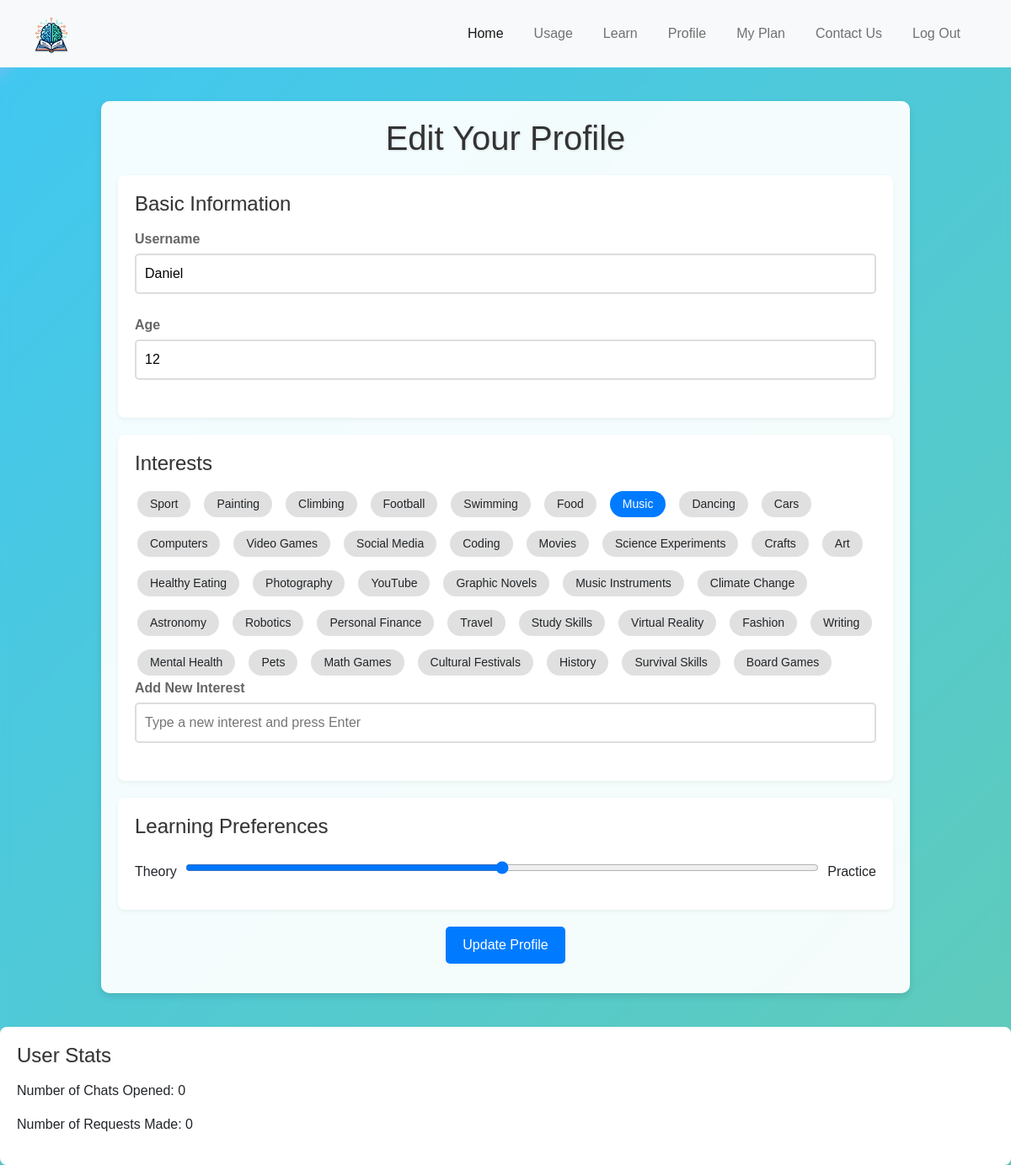
Screenshot of /profile (signed in) with the database file from the repository.
### tables this page shows
CREATE TABLE users (
    id INTEGER PRIMARY KEY AUTOINCREMENT,
    username TEXT NOT NULL UNIQUE,
    password TEXT NOT NULL
, age INTEGER, learning_preference INTEGER, likes TEXT, chats_opened INTEGER DEFAULT 0, requests_made INTEGER DEFAULT 0);

### web-app/app.py (the view)
@app.route("/profile", methods=["GET", "POST"])
@login_required
def profile():
    conn = get_db_connection("users.db")
    cursor = conn.cursor()
    if request.method == "POST":
        username = request.form['username']
        age = request.form['age']
        likes = ','.join(request.form.getlist('likes'))
        learning_preference = request.form['learning_preference']
        new_interest = request.form.get('new_interest')
        if new_interest:
            likes += f",{new_interest}"
        try:
            cursor.execute("UPDATE users SET username = ?, age = ?, likes = ?, learning_preference = ? WHERE id = ?",
                           (username, age, likes, learning_preference, session['user_id']))
            conn.commit()
            flash("Profile updated successfully", "info")
        finally:
            conn.close()
        return redirect(url_for('learn_mathematics'))
    else:
        cursor.execute("SELECT * FROM users WHERE id = ?", (session['user_id'],))
        user = dict(cursor.fetchone())
        user['likes'] = user['likes'].split(',') if user['likes'] else []
        conn.close()
        return render_template("profile.html", user=user)

### web-app/app.py (called while the page is built)
@app.after_request
def after_request(response):
    response.headers["Cache-Control"] = "no-cache, no-store, must-revalidate"
    response.headers["Expires"] = 0
    response.headers["Pragma"] = "no-cache"
    return response

### web-app/helpers.py (called while the page is built)
def login_required(f):
    @wraps(f)
    def decorated_function(*args, **kwargs):
        if session.get("user_id") is None:
            return redirect("/login")
        return f(*args, **kwargs)
    return decorated_function

def get_db_connection(db_name):
    conn = sqlite3.connect(db_name)
    conn.row_factory = sqlite3.Row  # to access columns by name
    return conn

### web-app/templates/profile.html (shortened to what this page needs)
{% extends "layout.html" %}
{% block content %}
<link rel="stylesheet" href="{{ url_for('static', filename='profile_styles.css') }}">
<div class="profile-container">
    <h1>Edit Your Profile</h1>
    <form method="POST" action="/profile" class="profile-form">
        <div class="form-section">
            <h2>Basic Information</h2>
            <div class="form-group">
                <label for="username">Username</label>
                <input type="text" id="username" name="username" value="{{ user.username }}" required>
            </div>
            <div class="form-group">
                <label for="age">Age</label>
                <input type="number" id="age" name="age" value="{{ user.age }}" required>
            </div>
        </div>
        <div class="form-section">
            <h2>Interests</h2>
            <div class="topics-container" id="topics-container">
                {% for topic in [
                    'Sport', 'Painting', 'Climbing', 'Football', 'Swimming', 'Food', 'Music', 'Dancing',
                    'Cars', 'Computers', 'Video Games', 'Social Media', 'Coding', 'Movies', 'Science Experiments',
                    'Crafts', 'Art', 'Healthy Eating', 'Photography', 'YouTube', 'Graphic Novels',
                    'Music Instruments', 'Climate Change', 'Astronomy', 'Robotics', 'Personal Finance', 'Travel',
                    'Study Skills', 'Virtual Reality', 'Fashion', 'Writing', 'Mental Health', 'Pets', 'Math Games',
                    'Cultural Festivals', 'History', 'Survival Skills', 'Board Games'
                ] %}
                <label class="checkbox-label" for="like_{{ topic }}">{{ topic }}</label>
            </div>
            <div class="form-group">
                <label for="new_interest">Add New Interest</label>
                <input type="text" id="new_interest" name="new_interest" placeholder="Type a new interest and press Enter">
            </div>
        </div>
        <div class="form-section">
            <h2>Learning Preferences</h2>
            <div class="learning-preference">
                <label for="learning_preference">Theory</label>
                <input type="range" id="learning_preference" name="learning_preference" min="0" max="100" value="{{ user.learning_preference }}">
                <label for="learning_preference">Practice</label>
            </div>
        </div>
        <div class="form-group">
            <button type="submit" class="btn-update">Update Profile</button>
        </div>
    </form>
</div>
<div class="form-section">
    <h2>User Stats</h2>
    <p>Number of Chats Opened: {{ user.chats_opened }}</p>
    <p>Number of Requests Made: {{ user.requests_made }}</p>
</div>
{% endblock %}

### web-app/templates/layout.html (shortened to what this page needs)
<!DOCTYPE html>
<html lang="en">
    <head>
        <link href="https://cdn.jsdelivr.net/npm/bootstrap@5.1.3/dist/css/bootstrap.min.css" rel="stylesheet">
        <link href="/static/styles.css" rel="stylesheet">
    </head>
    <body>
        <nav class="navbar navbar-expand-lg navbar-light bg-light navbar-darkblue">
            <div class="container-fluid">
                <a class="navbar-brand" href="{{ url_for('index') }}">
                    <img src="{{ url_for('static', filename='images/nobackground.png') }}" alt="OpenMath Logo" style="height: 50px;">
                </a>
                <ul class="navbar-nav d-flex">
                    <li class="nav-item">
                        <a class="nav-link active" aria-current="page" href="{{ url_for('index') }}">Home</a>
                    </li>
                    <li class="nav-item">
                        <a class="nav-link" href="/usage">Usage</a>
                    </li>
                    <li class="nav-item">
                        <a class="nav-link" href="/learn">Learn</a>
                    </li>
                    <li class="nav-item">
                        <a class="nav-link" href="/profile">Profile</a>
                    </li>
                    <li class="nav-item">
                        <a class="nav-link" href="/myplan">My Plan</a>
                    </li>
                    <li class="nav-item">
                        <a class="nav-link" href="/contact">Contact Us</a>
                    </li>
                    {% if session.user_id %}
                    <li class="nav-item">
                        <a class="nav-link" href="/logout">Log Out</a>
                    </li>
                    {% endif %}
                </ul>
            </div>
        </nav>
        {% block content %}{% endblock %}
    </body>
</html>

### web-app/static/styles.css (style rules this page uses)
body, html { margin: 0; padding: 0; backdrop-filter: blur(5px); background-size: cover; }
.navbar { background-color: #092e52; padding: 10px 20px; }
.navbar-brand img { height: 40px; }
.navbar-nav { margin-left: auto; }
.navbar-darkblue { background-color: #0056b3; }
.nav-link { color: #007bff; margin-right: 20px; }

### web-app/static/profile_styles.css (style rules this page uses)
body { background: linear-gradient(-45deg, #c3d808 0%, #41c7f0 99%, #f0a9f7 100%); background-size: 400% 400%; animation: gradientBackground 15s ease infinite; font-family: 'Arial', sans-serif; margin: 0; padding: 0; }
.profile-container { max-width: 960px; margin: 40px auto; padding: 20px; background: rgba(255, 255, 255, 0.9); box-shadow: 0 4px 8px rgba(0,0,0,0.1); border-radius: 10px; position: relative; overflow: hidden; }
.profile-container::before, .profile-container::after { content: ''; position: absolute; width: 200%; height: 200%; top: -50%; left: -50%; background: rgba(255, 255, 255, 0.2); transform: rotate(45deg); z-index: -1; }
.profile-container h1 { text-align: center; color: #333; margin-bottom: 20px; font-size: 2.5em; text-shadow: 1px 1px 3px rgba(0,0,0,0.1); }
.profile-form { display: grid; grid-template-columns: 1fr; gap: 20px; }
.form-section { background: #fff; padding: 20px; border-radius: 8px; box-shadow: 0 2px 5px rgba(0,0,0,0.05); }
.form-section h2 { color: #333; margin-bottom: 15px; font-size: 1.5em; text-shadow: 1px 1px 3px rgba(0,0,0,0.1); }
.form-group { margin-bottom: 15px; }
.form-group label { display: block; margin-bottom: 5px; font-weight: bold; color: #666; }
input[type="text"], input[type="number"], input[type="range"] { width: 100%; padding: 10px; border: 2px solid #ddd; border-radius: 5px; font-size: 16px; margin-bottom: 10px; }
.checkbox-label { background: #e0e0e0; border-radius: 20px; padding: 5px 15px; cursor: pointer; display: inline-flex; align-items: center; font-size: 14px; transition: background-color 0.3s, color 0.3s; margin: 3px; }
input[type="checkbox"]:checked + .checkbox-label { background: #007bff; color: white; }
.btn-update { background-color: #007bff; border: none; padding: 10px 20px; border-radius: 5px; color: white; cursor: pointer; font-size: 16px; display: block; margin: 0 auto; }
.learning-preference { display: flex; align-items: center; gap: 10px; justify-content: space-between; }
.topics-container { display: flex; flex-wrap: wrap; gap: 10px; }

### rows the page displays
users: username "Daniel", age "12", learning_preference "50", chats_opened "0", requests_made "0"

### other values shown
{{ topic }} "Sport" "Painting" "Climbing" "Football" "Swimming" "Food" "Music" "Dancing" "Cars" "Computers" "Video Games" "Social Media" "Coding" "Movies" "Science Experiments" "Crafts" "Art" "Healthy Eating" "Photography" "YouTube" "Graphic Novels" "Music Instruments" "Climate Change" "Astronomy" "Robotics" "Personal Finance" "Travel" "Study Skills" "Virtual Reality" "Fashion" "Writing" "Mental Health" "Pets" "Math Games" "Cultural Festivals" "History" "Survival Skills" "Board Games"
